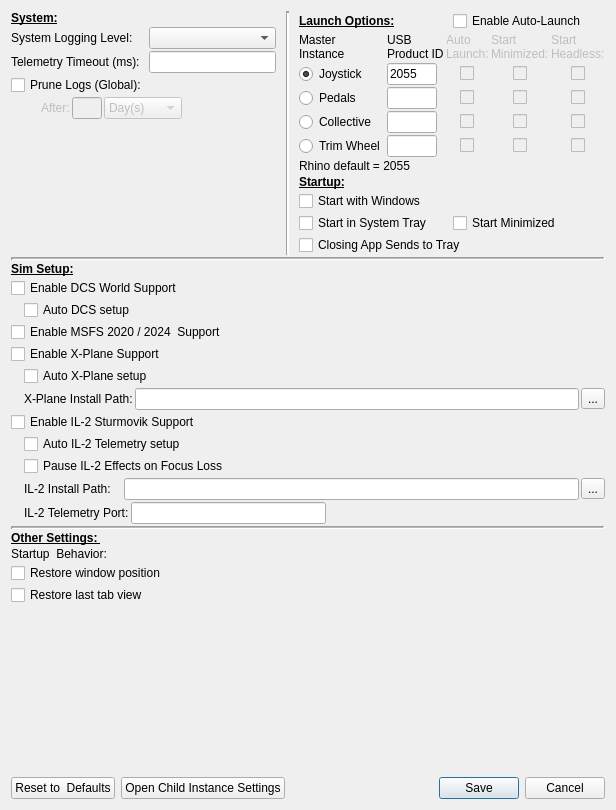
<?xml version="1.0" encoding="UTF-8"?>
<ui version="4.0">
 <class>SystemDialog</class>
 <widget class="QDialog" name="SystemDialog">
  <property name="geometry">
   <rect>
    <x>0</x>
    <y>0</y>
    <width>616</width>
    <height>810</height>
   </rect>
  </property>
  <property name="sizePolicy">
   <sizepolicy hsizetype="Fixed" vsizetype="Fixed">
    <horstretch>0</horstretch>
    <verstretch>0</verstretch>
   </sizepolicy>
  </property>
  <property name="windowTitle">
   <string>System Settings</string>
  </property>
  <layout class="QVBoxLayout" name="verticalLayout_5">
   <item>
    <layout class="QVBoxLayout" name="verticalLayout_4">
     <property name="spacing">
      <number>2</number>
     </property>
     <item>
      <layout class="QHBoxLayout" name="horizontalLayout_10">
       <property name="spacing">
        <number>10</number>
       </property>
       <item>
        <layout class="QVBoxLayout" name="verticalLayout_3">
         <property name="spacing">
          <number>2</number>
         </property>
         <item>
          <widget class="QLabel" name="labelSystem">
           <property name="font">
            <font>
             <bold>true</bold>
             <underline>true</underline>
            </font>
           </property>
           <property name="text">
            <string>System:</string>
           </property>
          </widget>
         </item>
         <item>
          <layout class="QGridLayout" name="gridLayout">
           <property name="verticalSpacing">
            <number>2</number>
           </property>
           <item row="2" column="0" colspan="2">
            <layout class="QHBoxLayout" name="horizontalLayout_14"/>
           </item>
           <item row="4" column="0">
            <widget class="LabeledToggle" name="cb_logPrune">
             <property name="text">
              <string>Prune Logs (Global):</string>
             </property>
            </widget>
           </item>
           <item row="0" column="1">
            <widget class="QComboBox" name="logLevel"/>
           </item>
           <item row="1" column="1">
            <widget class="QLineEdit" name="telemTimeout"/>
           </item>
           <item row="0" column="0">
            <widget class="QLabel" name="label">
             <property name="text">
              <string>System Logging Level:</string>
             </property>
            </widget>
           </item>
           <item row="1" column="0">
            <widget class="QLabel" name="label_2">
             <property name="text">
              <string>Telemetry Timeout (ms):</string>
             </property>
            </widget>
           </item>
           <item row="5" column="0" colspan="2">
            <layout class="QHBoxLayout" name="horizontalLayout_5">
             <item>
              <spacer name="horizontalSpacer_12">
               <property name="orientation">
                <enum>Qt::Horizontal</enum>
               </property>
               <property name="sizeType">
                <enum>QSizePolicy::Fixed</enum>
               </property>
               <property name="sizeHint" stdset="0">
                <size>
                 <width>30</width>
                 <height>20</height>
                </size>
               </property>
              </spacer>
             </item>
             <item>
              <widget class="QLabel" name="lab_logPrune">
               <property name="enabled">
                <bool>false</bool>
               </property>
               <property name="sizePolicy">
                <sizepolicy hsizetype="Fixed" vsizetype="Preferred">
                 <horstretch>0</horstretch>
                 <verstretch>0</verstretch>
                </sizepolicy>
               </property>
               <property name="text">
                <string>After:</string>
               </property>
              </widget>
             </item>
             <item>
              <widget class="QLineEdit" name="tb_logPrune">
               <property name="enabled">
                <bool>false</bool>
               </property>
               <property name="maximumSize">
                <size>
                 <width>30</width>
                 <height>16777215</height>
                </size>
               </property>
              </widget>
             </item>
             <item>
              <widget class="QComboBox" name="combo_logPrune">
               <property name="enabled">
                <bool>false</bool>
               </property>
               <property name="sizePolicy">
                <sizepolicy hsizetype="Fixed" vsizetype="Fixed">
                 <horstretch>0</horstretch>
                 <verstretch>0</verstretch>
                </sizepolicy>
               </property>
               <item>
                <property name="text">
                 <string>Day(s)</string>
                </property>
               </item>
               <item>
                <property name="text">
                 <string>Week(s)</string>
                </property>
               </item>
               <item>
                <property name="text">
                 <string>Month(s)</string>
                </property>
               </item>
              </widget>
             </item>
             <item>
              <spacer name="horizontalSpacer_13">
               <property name="orientation">
                <enum>Qt::Horizontal</enum>
               </property>
               <property name="sizeHint" stdset="0">
                <size>
                 <width>40</width>
                 <height>20</height>
                </size>
               </property>
              </spacer>
             </item>
            </layout>
           </item>
          </layout>
         </item>
         <item>
          <spacer name="verticalSpacer">
           <property name="orientation">
            <enum>Qt::Vertical</enum>
           </property>
           <property name="sizeHint" stdset="0">
            <size>
             <width>20</width>
             <height>40</height>
            </size>
           </property>
          </spacer>
         </item>
        </layout>
       </item>
       <item>
        <widget class="Line" name="line_3">
         <property name="font">
          <font>
           <bold>false</bold>
          </font>
         </property>
         <property name="lineWidth">
          <number>2</number>
         </property>
         <property name="orientation">
          <enum>Qt::Vertical</enum>
         </property>
        </widget>
       </item>
       <item>
        <layout class="QVBoxLayout" name="verticalLayout">
         <property name="spacing">
          <number>2</number>
         </property>
         <item>
          <layout class="QHBoxLayout" name="horizontalLayout_3">
           <item>
            <widget class="QLabel" name="labelLaunch">
             <property name="font">
              <font>
               <bold>true</bold>
               <underline>true</underline>
              </font>
             </property>
             <property name="text">
              <string>Launch Options:</string>
             </property>
            </widget>
           </item>
           <item>
            <widget class="QCheckBox" name="cb_al_enable">
             <property name="font">
              <font>
               <bold>false</bold>
               <underline>false</underline>
              </font>
             </property>
             <property name="text">
              <string>Enable Auto-Launch</string>
             </property>
            </widget>
           </item>
          </layout>
         </item>
         <item>
          <layout class="QGridLayout" name="gridLayout_2">
           <item row="0" column="0">
            <widget class="QLabel" name="label_9">
             <property name="sizePolicy">
              <sizepolicy hsizetype="Preferred" vsizetype="Preferred">
               <horstretch>0</horstretch>
               <verstretch>0</verstretch>
              </sizepolicy>
             </property>
             <property name="text">
              <string>Master
Instance</string>
             </property>
            </widget>
           </item>
           <item row="0" column="1">
            <widget class="QLabel" name="label_12">
             <property name="text">
              <string>USB
Product ID</string>
             </property>
             <property name="alignment">
              <set>Qt::AlignLeading|Qt::AlignLeft|Qt::AlignTop</set>
             </property>
            </widget>
           </item>
           <item row="0" column="2">
            <widget class="QLabel" name="lab_auto_launch">
             <property name="enabled">
              <bool>false</bool>
             </property>
             <property name="sizePolicy">
              <sizepolicy hsizetype="Preferred" vsizetype="Preferred">
               <horstretch>0</horstretch>
               <verstretch>0</verstretch>
              </sizepolicy>
             </property>
             <property name="text">
              <string>Auto
Launch:</string>
             </property>
             <property name="alignment">
              <set>Qt::AlignLeading|Qt::AlignLeft|Qt::AlignTop</set>
             </property>
            </widget>
           </item>
           <item row="0" column="3">
            <widget class="QLabel" name="lab_start_min">
             <property name="enabled">
              <bool>false</bool>
             </property>
             <property name="text">
              <string>Start
Minimized:</string>
             </property>
             <property name="alignment">
              <set>Qt::AlignLeading|Qt::AlignLeft|Qt::AlignTop</set>
             </property>
            </widget>
           </item>
           <item row="0" column="4">
            <widget class="QLabel" name="lab_start_headless">
             <property name="enabled">
              <bool>false</bool>
             </property>
             <property name="text">
              <string>Start
Headless:</string>
             </property>
             <property name="alignment">
              <set>Qt::AlignLeading|Qt::AlignLeft|Qt::AlignTop</set>
             </property>
            </widget>
           </item>
           <item row="1" column="0">
            <widget class="QRadioButton" name="rb_master_j">
             <property name="text">
              <string>Joystick</string>
             </property>
             <property name="checked">
              <bool>true</bool>
             </property>
            </widget>
           </item>
           <item row="1" column="1">
            <widget class="QLineEdit" name="tb_pid_j">
             <property name="maximumSize">
              <size>
               <width>50</width>
               <height>16777215</height>
              </size>
             </property>
             <property name="text">
              <string>2055</string>
             </property>
            </widget>
           </item>
           <item row="1" column="2" alignment="Qt::AlignHCenter">
            <widget class="QCheckBox" name="cb_al_enable_j">
             <property name="enabled">
              <bool>false</bool>
             </property>
             <property name="maximumSize">
              <size>
               <width>15</width>
               <height>16777215</height>
              </size>
             </property>
             <property name="text">
              <string/>
             </property>
            </widget>
           </item>
           <item row="1" column="3" alignment="Qt::AlignHCenter">
            <widget class="QCheckBox" name="cb_min_enable_j">
             <property name="enabled">
              <bool>false</bool>
             </property>
             <property name="maximumSize">
              <size>
               <width>15</width>
               <height>16777215</height>
              </size>
             </property>
             <property name="text">
              <string/>
             </property>
             <property name="checkable">
              <bool>true</bool>
             </property>
            </widget>
           </item>
           <item row="1" column="4" alignment="Qt::AlignHCenter">
            <widget class="QCheckBox" name="cb_headless_j">
             <property name="enabled">
              <bool>false</bool>
             </property>
             <property name="maximumSize">
              <size>
               <width>15</width>
               <height>16777215</height>
              </size>
             </property>
             <property name="text">
              <string/>
             </property>
             <property name="checkable">
              <bool>true</bool>
             </property>
            </widget>
           </item>
           <item row="2" column="0">
            <widget class="QRadioButton" name="rb_master_p">
             <property name="text">
              <string>Pedals</string>
             </property>
            </widget>
           </item>
           <item row="2" column="1">
            <widget class="QLineEdit" name="tb_pid_p">
             <property name="maximumSize">
              <size>
               <width>50</width>
               <height>16777215</height>
              </size>
             </property>
            </widget>
           </item>
           <item row="2" column="2" alignment="Qt::AlignHCenter">
            <widget class="QCheckBox" name="cb_al_enable_p">
             <property name="enabled">
              <bool>false</bool>
             </property>
             <property name="maximumSize">
              <size>
               <width>15</width>
               <height>16777215</height>
              </size>
             </property>
             <property name="text">
              <string/>
             </property>
            </widget>
           </item>
           <item row="2" column="3" alignment="Qt::AlignHCenter">
            <widget class="QCheckBox" name="cb_min_enable_p">
             <property name="enabled">
              <bool>false</bool>
             </property>
             <property name="maximumSize">
              <size>
               <width>15</width>
               <height>16777215</height>
              </size>
             </property>
             <property name="text">
              <string/>
             </property>
             <property name="checkable">
              <bool>true</bool>
             </property>
            </widget>
           </item>
           <item row="2" column="4" alignment="Qt::AlignHCenter">
            <widget class="QCheckBox" name="cb_headless_p">
             <property name="enabled">
              <bool>false</bool>
             </property>
             <property name="maximumSize">
              <size>
               <width>15</width>
               <height>16777215</height>
              </size>
             </property>
             <property name="text">
              <string/>
             </property>
             <property name="checkable">
              <bool>true</bool>
             </property>
            </widget>
           </item>
           <item row="3" column="0">
            <widget class="QRadioButton" name="rb_master_c">
             <property name="text">
              <string>Collective</string>
             </property>
            </widget>
           </item>
           <item row="3" column="1">
            <widget class="QLineEdit" name="tb_pid_c">
             <property name="maximumSize">
              <size>
               <width>50</width>
               <height>16777215</height>
              </size>
             </property>
            </widget>
           </item>
           <item row="3" column="2" alignment="Qt::AlignHCenter">
            <widget class="QCheckBox" name="cb_al_enable_c">
             <property name="enabled">
              <bool>false</bool>
             </property>
             <property name="maximumSize">
              <size>
               <width>15</width>
               <height>16777215</height>
              </size>
             </property>
             <property name="text">
              <string/>
             </property>
            </widget>
           </item>
           <item row="3" column="3" alignment="Qt::AlignHCenter">
            <widget class="QCheckBox" name="cb_min_enable_c">
             <property name="enabled">
              <bool>false</bool>
             </property>
             <property name="maximumSize">
              <size>
               <width>15</width>
               <height>16777215</height>
              </size>
             </property>
             <property name="text">
              <string/>
             </property>
             <property name="checkable">
              <bool>true</bool>
             </property>
            </widget>
           </item>
           <item row="3" column="4" alignment="Qt::AlignHCenter">
            <widget class="QCheckBox" name="cb_headless_c">
             <property name="enabled">
              <bool>false</bool>
             </property>
             <property name="maximumSize">
              <size>
               <width>15</width>
               <height>16777215</height>
              </size>
             </property>
             <property name="text">
              <string/>
             </property>
             <property name="checkable">
              <bool>true</bool>
             </property>
            </widget>
           </item>
           <item row="4" column="0">
            <widget class="QRadioButton" name="rb_master_t">
             <property name="text">
              <string>Trim Wheel</string>
             </property>
            </widget>
           </item>
           <item row="4" column="1">
            <widget class="QLineEdit" name="tb_pid_t">
             <property name="maximumSize">
              <size>
               <width>50</width>
               <height>16777215</height>
              </size>
             </property>
            </widget>
           </item>
           <item row="4" column="2" alignment="Qt::AlignHCenter">
            <widget class="QCheckBox" name="cb_al_enable_t">
             <property name="enabled">
              <bool>false</bool>
             </property>
             <property name="maximumSize">
              <size>
               <width>15</width>
               <height>16777215</height>
              </size>
             </property>
             <property name="text">
              <string/>
             </property>
            </widget>
           </item>
           <item row="4" column="3" alignment="Qt::AlignHCenter">
            <widget class="QCheckBox" name="cb_min_enable_t">
             <property name="enabled">
              <bool>false</bool>
             </property>
             <property name="maximumSize">
              <size>
               <width>15</width>
               <height>16777215</height>
              </size>
             </property>
             <property name="text">
              <string/>
             </property>
             <property name="checkable">
              <bool>true</bool>
             </property>
            </widget>
           </item>
           <item row="4" column="4" alignment="Qt::AlignHCenter">
            <widget class="QCheckBox" name="cb_headless_t">
             <property name="enabled">
              <bool>false</bool>
             </property>
             <property name="maximumSize">
              <size>
               <width>15</width>
               <height>16777215</height>
              </size>
             </property>
             <property name="text">
              <string/>
             </property>
             <property name="checkable">
              <bool>true</bool>
             </property>
            </widget>
           </item>
          </layout>
         </item>
         <item>
          <widget class="QLabel" name="label_10">
           <property name="text">
            <string>Rhino default = 2055</string>
           </property>
          </widget>
         </item>
         <item>
          <widget class="QLabel" name="labelSystem_2">
           <property name="font">
            <font>
             <bold>true</bold>
             <underline>true</underline>
            </font>
           </property>
           <property name="text">
            <string>Startup:</string>
           </property>
          </widget>
         </item>
         <item>
          <layout class="QGridLayout" name="gridLayout_5">
           <property name="verticalSpacing">
            <number>2</number>
           </property>
           <item row="1" column="0">
            <widget class="LabeledToggle" name="cb_startToTray">
             <property name="text">
              <string>Start in System Tray</string>
             </property>
            </widget>
           </item>
           <item row="1" column="1">
            <widget class="LabeledToggle" name="cb_masterStartMin">
             <property name="text">
              <string>Start Minimized</string>
             </property>
            </widget>
           </item>
           <item row="0" column="0" colspan="2">
            <widget class="LabeledToggle" name="cb_startWithWindows">
             <property name="text">
              <string>Start with Windows</string>
             </property>
            </widget>
           </item>
           <item row="2" column="0" colspan="2">
            <widget class="LabeledToggle" name="cb_closeToTray">
             <property name="text">
              <string>Closing App Sends to Tray</string>
             </property>
            </widget>
           </item>
          </layout>
         </item>
        </layout>
       </item>
      </layout>
     </item>
     <item>
      <widget class="Line" name="line">
       <property name="font">
        <font>
         <bold>false</bold>
        </font>
       </property>
       <property name="lineWidth">
        <number>2</number>
       </property>
       <property name="midLineWidth">
        <number>1</number>
       </property>
       <property name="orientation">
        <enum>Qt::Horizontal</enum>
       </property>
      </widget>
     </item>
     <item>
      <widget class="QLabel" name="labelSim">
       <property name="font">
        <font>
         <bold>true</bold>
         <underline>true</underline>
        </font>
       </property>
       <property name="text">
        <string>Sim Setup:</string>
       </property>
      </widget>
     </item>
     <item>
      <layout class="QGridLayout" name="gridLayout_3">
       <property name="verticalSpacing">
        <number>2</number>
       </property>
       <item row="5" column="0">
        <layout class="QHBoxLayout" name="horizontalLayout_2">
         <item>
          <spacer name="horizontalSpacer_15">
           <property name="orientation">
            <enum>Qt::Horizontal</enum>
           </property>
           <property name="sizeType">
            <enum>QSizePolicy::Fixed</enum>
           </property>
           <property name="sizeHint" stdset="0">
            <size>
             <width>13</width>
             <height>20</height>
            </size>
           </property>
          </spacer>
         </item>
         <item>
          <widget class="QLabel" name="lab_pathXPLANE">
           <property name="sizePolicy">
            <sizepolicy hsizetype="Fixed" vsizetype="Preferred">
             <horstretch>0</horstretch>
             <verstretch>0</verstretch>
            </sizepolicy>
           </property>
           <property name="minimumSize">
            <size>
             <width>98</width>
             <height>0</height>
            </size>
           </property>
           <property name="text">
            <string>X-Plane Install Path:</string>
           </property>
          </widget>
         </item>
         <item>
          <widget class="QLineEdit" name="pathXPLANE"/>
         </item>
         <item>
          <widget class="QToolButton" name="browseXPLANE">
           <property name="text">
            <string>...</string>
           </property>
          </widget>
         </item>
        </layout>
       </item>
       <item row="6" column="0">
        <widget class="LabeledToggle" name="enableIL2">
         <property name="text">
          <string>Enable IL-2 Sturmovik Support</string>
         </property>
        </widget>
       </item>
       <item row="3" column="0">
        <widget class="LabeledToggle" name="enableXPLANE">
         <property name="text">
          <string>Enable X-Plane Support</string>
         </property>
        </widget>
       </item>
       <item row="9" column="0">
        <layout class="QHBoxLayout" name="horizontalLayout_7">
         <item>
          <spacer name="horizontalSpacer_17">
           <property name="orientation">
            <enum>Qt::Horizontal</enum>
           </property>
           <property name="sizeType">
            <enum>QSizePolicy::Fixed</enum>
           </property>
           <property name="sizeHint" stdset="0">
            <size>
             <width>13</width>
             <height>20</height>
            </size>
           </property>
          </spacer>
         </item>
         <item>
          <widget class="QLabel" name="lab_pathIL2">
           <property name="sizePolicy">
            <sizepolicy hsizetype="Fixed" vsizetype="Preferred">
             <horstretch>0</horstretch>
             <verstretch>0</verstretch>
            </sizepolicy>
           </property>
           <property name="minimumSize">
            <size>
             <width>98</width>
             <height>0</height>
            </size>
           </property>
           <property name="text">
            <string>IL-2 Install Path:</string>
           </property>
          </widget>
         </item>
         <item>
          <widget class="QLineEdit" name="pathIL2"/>
         </item>
         <item>
          <widget class="QToolButton" name="browseIL2">
           <property name="text">
            <string>...</string>
           </property>
          </widget>
         </item>
        </layout>
       </item>
       <item row="1" column="0">
        <layout class="QHBoxLayout" name="horizontalLayout_12">
         <item>
          <spacer name="horizontalSpacer_19">
           <property name="orientation">
            <enum>Qt::Horizontal</enum>
           </property>
           <property name="sizeType">
            <enum>QSizePolicy::Fixed</enum>
           </property>
           <property name="sizeHint" stdset="0">
            <size>
             <width>13</width>
             <height>20</height>
            </size>
           </property>
          </spacer>
         </item>
         <item>
          <widget class="LabeledToggle" name="validateDCS">
           <property name="text">
            <string>Auto DCS setup</string>
           </property>
          </widget>
         </item>
        </layout>
       </item>
       <item row="7" column="0">
        <layout class="QHBoxLayout" name="horizontalLayout_6">
         <item>
          <spacer name="horizontalSpacer_16">
           <property name="orientation">
            <enum>Qt::Horizontal</enum>
           </property>
           <property name="sizeType">
            <enum>QSizePolicy::Fixed</enum>
           </property>
           <property name="sizeHint" stdset="0">
            <size>
             <width>13</width>
             <height>20</height>
            </size>
           </property>
          </spacer>
         </item>
         <item>
          <widget class="LabeledToggle" name="validateIL2">
           <property name="text">
            <string>Auto IL-2 Telemetry setup</string>
           </property>
          </widget>
         </item>
        </layout>
       </item>
       <item row="2" column="0">
        <widget class="LabeledToggle" name="enableMSFS">
         <property name="sizePolicy">
          <sizepolicy hsizetype="Minimum" vsizetype="Fixed">
           <horstretch>0</horstretch>
           <verstretch>0</verstretch>
          </sizepolicy>
         </property>
         <property name="text">
          <string>Enable MSFS 2020 / 2024  Support</string>
         </property>
        </widget>
       </item>
       <item row="10" column="0">
        <layout class="QHBoxLayout" name="horizontalLayout_8">
         <item>
          <spacer name="horizontalSpacer_18">
           <property name="orientation">
            <enum>Qt::Horizontal</enum>
           </property>
           <property name="sizeType">
            <enum>QSizePolicy::Fixed</enum>
           </property>
           <property name="sizeHint" stdset="0">
            <size>
             <width>13</width>
             <height>20</height>
            </size>
           </property>
          </spacer>
         </item>
         <item>
          <widget class="QLabel" name="lab_portIL2">
           <property name="text">
            <string>IL-2 Telemetry Port:</string>
           </property>
          </widget>
         </item>
         <item>
          <widget class="QLineEdit" name="portIL2"/>
         </item>
         <item>
          <spacer name="horizontalSpacer">
           <property name="orientation">
            <enum>Qt::Horizontal</enum>
           </property>
           <property name="sizeType">
            <enum>QSizePolicy::Fixed</enum>
           </property>
           <property name="sizeHint" stdset="0">
            <size>
             <width>279</width>
             <height>20</height>
            </size>
           </property>
          </spacer>
         </item>
        </layout>
       </item>
       <item row="4" column="0">
        <layout class="QHBoxLayout" name="horizontalLayout">
         <property name="spacing">
          <number>6</number>
         </property>
         <item>
          <spacer name="horizontalSpacer_14">
           <property name="orientation">
            <enum>Qt::Horizontal</enum>
           </property>
           <property name="sizeType">
            <enum>QSizePolicy::Fixed</enum>
           </property>
           <property name="sizeHint" stdset="0">
            <size>
             <width>13</width>
             <height>20</height>
            </size>
           </property>
          </spacer>
         </item>
         <item>
          <widget class="LabeledToggle" name="validateXPLANE">
           <property name="text">
            <string>Auto X-Plane setup</string>
           </property>
          </widget>
         </item>
        </layout>
       </item>
       <item row="0" column="0">
        <widget class="LabeledToggle" name="enableDCS">
         <property name="sizePolicy">
          <sizepolicy hsizetype="Preferred" vsizetype="Fixed">
           <horstretch>0</horstretch>
           <verstretch>0</verstretch>
          </sizepolicy>
         </property>
         <property name="text">
          <string>Enable DCS World Support</string>
         </property>
        </widget>
       </item>
       <item row="8" column="0">
        <layout class="QHBoxLayout" name="horizontalLayout_13">
         <item>
          <spacer name="horizontalSpacer_20">
           <property name="orientation">
            <enum>Qt::Horizontal</enum>
           </property>
           <property name="sizeType">
            <enum>QSizePolicy::Fixed</enum>
           </property>
           <property name="sizeHint" stdset="0">
            <size>
             <width>13</width>
             <height>20</height>
            </size>
           </property>
          </spacer>
         </item>
         <item>
          <widget class="LabeledToggle" name="focus_pauseIL2">
           <property name="text">
            <string>Pause IL-2 Effects on Focus Loss</string>
           </property>
          </widget>
         </item>
        </layout>
       </item>
      </layout>
     </item>
     <item>
      <widget class="Line" name="line_2">
       <property name="font">
        <font>
         <bold>false</bold>
        </font>
       </property>
       <property name="lineWidth">
        <number>2</number>
       </property>
       <property name="midLineWidth">
        <number>1</number>
       </property>
       <property name="orientation">
        <enum>Qt::Horizontal</enum>
       </property>
      </widget>
     </item>
     <item>
      <widget class="QLabel" name="labelOther">
       <property name="font">
        <font>
         <bold>true</bold>
         <underline>true</underline>
        </font>
       </property>
       <property name="text">
        <string>Other Settings: </string>
       </property>
      </widget>
     </item>
     <item>
      <layout class="QHBoxLayout" name="horizontalLayout_11">
       <property name="spacing">
        <number>9</number>
       </property>
       <item>
        <layout class="QGridLayout" name="gridLayout_6">
         <property name="verticalSpacing">
          <number>2</number>
         </property>
         <item row="1" column="0">
          <widget class="LabeledToggle" name="cb_save_geometry">
           <property name="text">
            <string>Restore window position</string>
           </property>
          </widget>
         </item>
         <item row="0" column="0">
          <widget class="QLabel" name="label_8">
           <property name="sizePolicy">
            <sizepolicy hsizetype="Preferred" vsizetype="Preferred">
             <horstretch>0</horstretch>
             <verstretch>0</verstretch>
            </sizepolicy>
           </property>
           <property name="text">
            <string>Startup  Behavior:</string>
           </property>
           <property name="alignment">
            <set>Qt::AlignLeading|Qt::AlignLeft|Qt::AlignTop</set>
           </property>
          </widget>
         </item>
         <item row="2" column="0">
          <widget class="LabeledToggle" name="cb_save_view">
           <property name="text">
            <string>Restore last tab view</string>
           </property>
          </widget>
         </item>
         <item row="3" column="0">
          <spacer name="verticalSpacer_3">
           <property name="orientation">
            <enum>Qt::Vertical</enum>
           </property>
           <property name="sizeHint" stdset="0">
            <size>
             <width>20</width>
             <height>40</height>
            </size>
           </property>
          </spacer>
         </item>
        </layout>
       </item>
      </layout>
     </item>
    </layout>
   </item>
   <item>
    <spacer name="verticalSpacer_2">
     <property name="orientation">
      <enum>Qt::Vertical</enum>
     </property>
     <property name="sizeHint" stdset="0">
      <size>
       <width>20</width>
       <height>6</height>
      </size>
     </property>
    </spacer>
   </item>
   <item>
    <layout class="QHBoxLayout" name="horizontalLayout_9">
     <item>
      <widget class="QPushButton" name="resetButton">
       <property name="text">
        <string>Reset to  Defaults</string>
       </property>
      </widget>
     </item>
     <item>
      <widget class="QPushButton" name="buttonChildSettings">
       <property name="text">
        <string>Open Child Instance Settings</string>
       </property>
      </widget>
     </item>
     <item>
      <widget class="QDialogButtonBox" name="buttonBox">
       <property name="orientation">
        <enum>Qt::Horizontal</enum>
       </property>
       <property name="standardButtons">
        <set>QDialogButtonBox::Cancel|QDialogButtonBox::Save</set>
       </property>
      </widget>
     </item>
    </layout>
   </item>
  </layout>
 </widget>
 <customwidgets>
  <customwidget>
   <class>LabeledToggle</class>
   <extends>QCheckBox</extends>
   <header>telemffb.custom_widgets</header>
  </customwidget>
 </customwidgets>
 <tabstops>
  <tabstop>logLevel</tabstop>
  <tabstop>telemTimeout</tabstop>
  <tabstop>cb_al_enable</tabstop>
  <tabstop>rb_master_j</tabstop>
  <tabstop>rb_master_p</tabstop>
  <tabstop>rb_master_c</tabstop>
  <tabstop>tb_pid_j</tabstop>
  <tabstop>tb_pid_p</tabstop>
  <tabstop>tb_pid_c</tabstop>
  <tabstop>cb_al_enable_j</tabstop>
  <tabstop>cb_al_enable_p</tabstop>
  <tabstop>cb_al_enable_c</tabstop>
  <tabstop>cb_min_enable_j</tabstop>
  <tabstop>cb_min_enable_p</tabstop>
  <tabstop>cb_min_enable_c</tabstop>
  <tabstop>cb_headless_j</tabstop>
  <tabstop>cb_headless_p</tabstop>
  <tabstop>cb_headless_c</tabstop>
  <tabstop>enableDCS</tabstop>
  <tabstop>enableMSFS</tabstop>
  <tabstop>enableXPLANE</tabstop>
  <tabstop>validateXPLANE</tabstop>
  <tabstop>pathXPLANE</tabstop>
  <tabstop>browseXPLANE</tabstop>
  <tabstop>enableIL2</tabstop>
  <tabstop>validateIL2</tabstop>
  <tabstop>pathIL2</tabstop>
  <tabstop>browseIL2</tabstop>
  <tabstop>portIL2</tabstop>
  <tabstop>cb_save_geometry</tabstop>
  <tabstop>cb_save_view</tabstop>
 </tabstops>
 <resources/>
 <connections/>
</ui>
